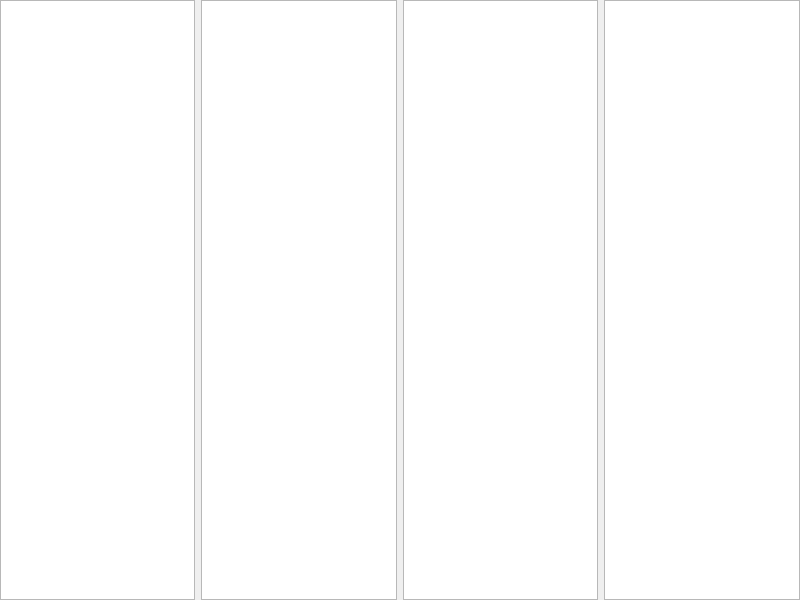
<?xml version="1.0" encoding="UTF-8"?>
<ui version="4.0">
 <class>NavListWidget</class>
 <widget class="QWidget" name="NavListWidget">
  <property name="geometry">
   <rect>
    <x>0</x>
    <y>0</y>
    <width>800</width>
    <height>600</height>
   </rect>
  </property>
  <property name="windowTitle">
   <string>Form</string>
  </property>
  <layout class="QGridLayout" name="gridLayout">
   <property name="leftMargin">
    <number>0</number>
   </property>
   <property name="topMargin">
    <number>0</number>
   </property>
   <property name="rightMargin">
    <number>0</number>
   </property>
   <property name="bottomMargin">
    <number>0</number>
   </property>
   <item row="0" column="0">
    <widget class="QEXTNavListWidget" name="navListView1"/>
   </item>
   <item row="0" column="3">
    <widget class="QEXTNavListWidget" name="navListView4"/>
   </item>
   <item row="0" column="1">
    <widget class="QEXTNavListWidget" name="navListView2"/>
   </item>
   <item row="0" column="2">
    <widget class="QEXTNavListWidget" name="navListView3"/>
   </item>
  </layout>
 </widget>
 <customwidgets>
  <customwidget>
   <class>QEXTNavListWidget</class>
   <extends>QListView</extends>
   <header>qextNavListWidget.h</header>
  </customwidget>
 </customwidgets>
 <resources/>
 <connections/>
</ui>
